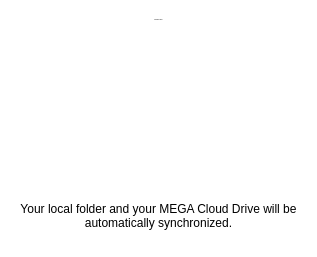
     <widget class="QWidget" name="pWelcome">
      <property name="styleSheet">
       <string notr="true">background: transparent;</string>
      </property>
      <layout class="QVBoxLayout" name="verticalLayout_7">
       <property name="spacing">
        <number>5</number>
       </property>
       <property name="leftMargin">
        <number>20</number>
       </property>
       <property name="topMargin">
        <number>19</number>
       </property>
       <property name="rightMargin">
        <number>20</number>
       </property>
       <property name="bottomMargin">
        <number>27</number>
       </property>
       <item>
        <widget class="QLabel" name="lWelcome">
         <property name="sizePolicy">
          <sizepolicy hsizetype="Preferred" vsizetype="Maximum">
           <horstretch>0</horstretch>
           <verstretch>0</verstretch>
          </sizepolicy>
         </property>
         <property name="minimumSize">
          <size>
           <width>0</width>
           <height>0</height>
          </size>
         </property>
         <property name="maximumSize">
          <size>
           <width>16777215</width>
           <height>16777215</height>
          </size>
         </property>
         <property name="font">
          <font>
           <pointsize>-1</pointsize>
           <weight>50</weight>
           <italic>false</italic>
           <bold>false</bold>
          </font>
         </property>
         <property name="styleSheet">
          <string notr="true"/>
         </property>
         <property name="text">
          <string>Welcome to MEGA</string>
         </property>
         <property name="alignment">
          <set>Qt::AlignHCenter|Qt::AlignTop</set>
         </property>
        </widget>
       </item>
       <item>
        <widget class="QToolButton" name="toolButton_2">
         <property name="sizePolicy">
          <sizepolicy hsizetype="Minimum" vsizetype="Fixed">
           <horstretch>0</horstretch>
           <verstretch>0</verstretch>
          </sizepolicy>
         </property>
         <property name="focusPolicy">
          <enum>Qt::NoFocus</enum>
         </property>
         <property name="styleSheet">
          <string notr="true">border: none;
</string>
         </property>
         <property name="text">
          <string/>
         </property>
         <property name="icon">
          <iconset resource="../Resources_macx.qrc">
           <normaloff>:/images/app_128.png</normaloff>:/images/app_128.png</iconset>
         </property>
         <property name="iconSize">
          <size>
           <width>128</width>
           <height>128</height>
          </size>
         </property>
        </widget>
       </item>
       <item>
        <spacer name="verticalSpacer">
         <property name="orientation">
          <enum>Qt::Vertical</enum>
         </property>
         <property name="sizeHint" stdset="0">
          <size>
           <width>20</width>
           <height>40</height>
          </size>
         </property>
        </spacer>
       </item>
       <item>
        <widget class="QLabel" name="label_6">
         <property name="text">
          <string>Your local folder and your MEGA Cloud Drive will be automatically synchronized.</string>
         </property>
         <property name="alignment">
          <set>Qt::AlignCenter</set>
         </property>
         <property name="wordWrap">
          <bool>true</bool>
         </property>
        </widget>
       </item>
      </layout>
     </widget>
